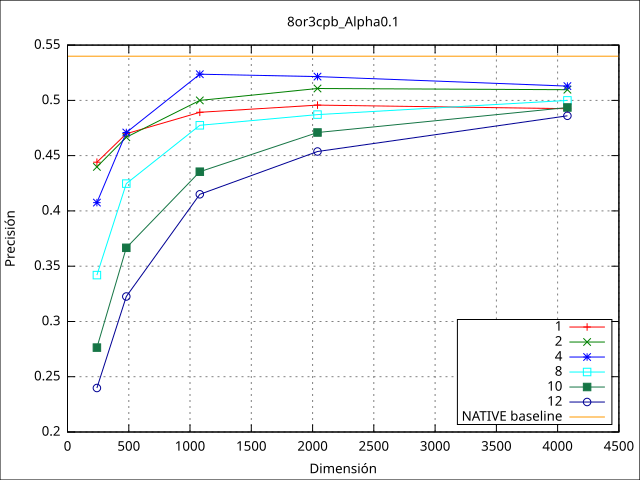

Write gnuplot code to recreate this figure.
set terminal svg size 640,480 fname 'Verdana' fsize 10
set object 1 rect from screen 0, 0, 0 to screen 1, 1, 0 behind
set object 1 rect fc  rgb 'white' fillstyle solid 1.0
set output './best_mean.svg'
set grid
set key box right bottom
set title '8or3cpb_Alpha0.1'
set xlabel 'Dimensión'
set ylabel 'Precisión'
plot './best_mean.txt' using 1:2 with linespoints title '1', \
'' using 1:3 with linespoints title '2', \
'' using 1:4 with linespoints title '4', \
'' using 1:5 with linespoints title '8', \
'' using 1:6 with linespoints title '10', \
'' using 1:7 with linespoints title '12', \
'' using 8:9 with lines title 'NATIVE baseline', \
